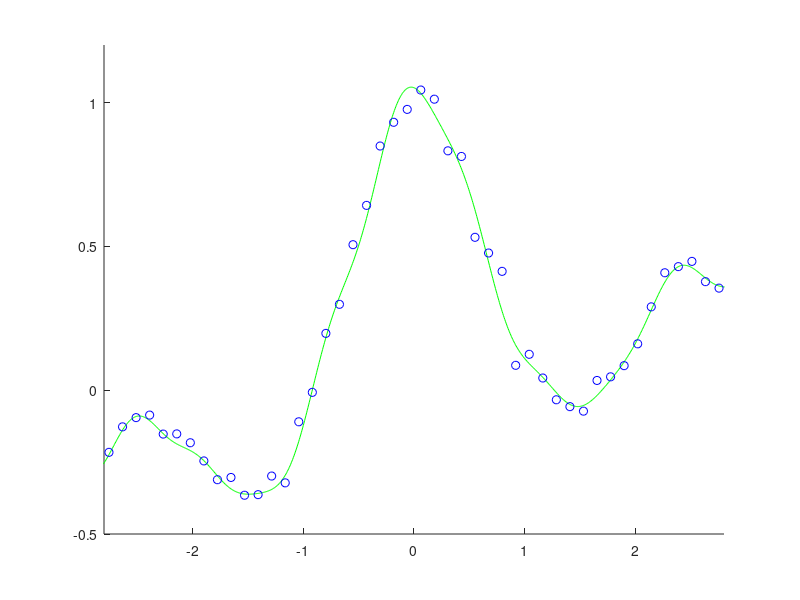

The MATLAB source for this figure:
clear all;
rand('state',0);
randn('state',0);

n=50;
N=1000;
x=linspace(-3,3,n)';
X=linspace(-3,3,N)';

pix=pi*x;
y=sin(pix)./(pix)+0.1*x+0.05*randn(n,1);
hh=2*0.3^2;
t0=randn(n,1);
e=0.1;

for o=1:n*1000
  i=ceil(rand*n);
  ki=exp(-(x-x(i)).^2/hh);
  t=t0-e*ki*(ki'*t0-y(i));
  if norm(t-t0)<0.000001, break, end
  t0=t;
end

K=exp(-(repmat(X.^2,1,n)+repmat(x.^2',N,1)-2*X*x')/hh);
F=K*t;
figure(1);
clf;
hold on;
axis([-2.8 2.8 -0.5 1.2]);
plot(X,F,'g-');
plot(x,y,'bo'); 